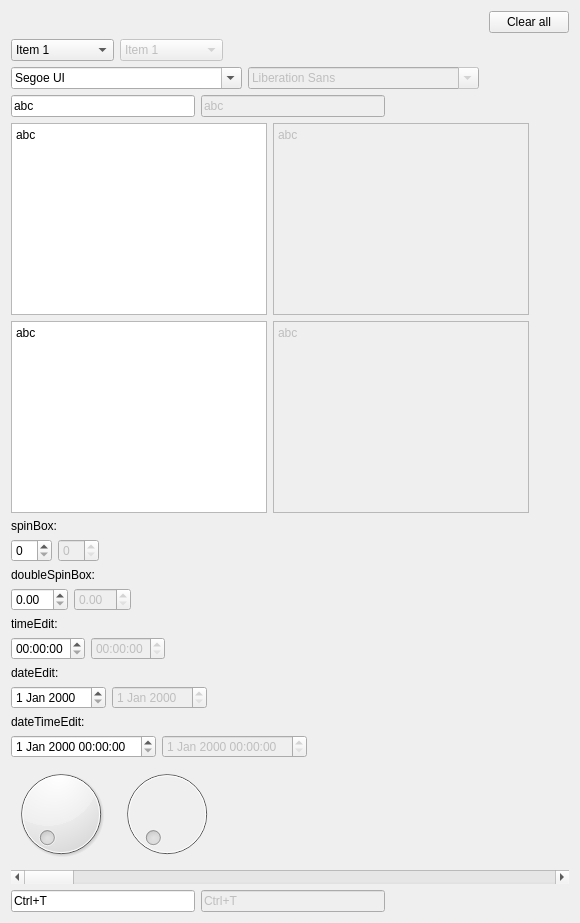
      <widget class="QWidget" name="tab_8">
       <attribute name="title">
        <string notr="true">Input Widgets</string>
       </attribute>
       <layout class="QVBoxLayout" name="verticalLayout">
        <item>
         <layout class="QHBoxLayout" name="horizontalLayout_16">
          <item>
           <spacer name="horizontalSpacer_11">
            <property name="orientation">
             <enum>Qt::Horizontal</enum>
            </property>
            <property name="sizeHint" stdset="0">
             <size>
              <width>40</width>
              <height>20</height>
             </size>
            </property>
           </spacer>
          </item>
          <item>
           <widget class="QPushButton" name="pushButton_3">
            <property name="text">
             <string notr="true">Clear all</string>
            </property>
           </widget>
          </item>
         </layout>
        </item>
        <item>
         <layout class="QHBoxLayout" name="horizontalLayout_15">
          <item>
           <widget class="QComboBox" name="comboBox">
            <item>
             <property name="text">
              <string notr="true">Item 1</string>
             </property>
            </item>
            <item>
             <property name="text">
              <string notr="true">Item 2</string>
             </property>
            </item>
            <item>
             <property name="text">
              <string notr="true">Item 3</string>
             </property>
            </item>
            <item>
             <property name="text">
              <string notr="true">Item 4</string>
             </property>
            </item>
            <item>
             <property name="text">
              <string notr="true">Item Disabled</string>
             </property>
            </item>
           </widget>
          </item>
          <item>
           <widget class="QComboBox" name="comboBox_2">
            <property name="enabled">
             <bool>false</bool>
            </property>
            <item>
             <property name="text">
              <string notr="true">Item 1</string>
             </property>
            </item>
            <item>
             <property name="text">
              <string notr="true">Item 2</string>
             </property>
            </item>
            <item>
             <property name="text">
              <string notr="true">Item 3</string>
             </property>
            </item>
            <item>
             <property name="text">
              <string notr="true">Item 4</string>
             </property>
            </item>
            <item>
             <property name="text">
              <string notr="true">Item Disabled</string>
             </property>
            </item>
           </widget>
          </item>
          <item>
           <spacer name="horizontalSpacer_19">
            <property name="orientation">
             <enum>Qt::Horizontal</enum>
            </property>
            <property name="sizeHint" stdset="0">
             <size>
              <width>40</width>
              <height>20</height>
             </size>
            </property>
           </spacer>
          </item>
         </layout>
        </item>
        <item>
         <layout class="QHBoxLayout" name="horizontalLayout_14">
          <item>
           <widget class="QFontComboBox" name="fontComboBox">
            <property name="currentText">
             <string notr="true">Segoe UI</string>
            </property>
           </widget>
          </item>
          <item>
           <widget class="QFontComboBox" name="fontComboBox_2">
            <property name="enabled">
             <bool>false</bool>
            </property>
           </widget>
          </item>
          <item>
           <spacer name="horizontalSpacer_20">
            <property name="orientation">
             <enum>Qt::Horizontal</enum>
            </property>
            <property name="sizeHint" stdset="0">
             <size>
              <width>40</width>
              <height>20</height>
             </size>
            </property>
           </spacer>
          </item>
         </layout>
        </item>
        <item>
         <layout class="QHBoxLayout" name="horizontalLayout_13">
          <item>
           <widget class="QLineEdit" name="lineEdit">
            <property name="text">
             <string notr="true">abc</string>
            </property>
            <property name="placeholderText">
             <string notr="true">lineEdit</string>
            </property>
           </widget>
          </item>
          <item>
           <widget class="QLineEdit" name="lineEdit_2">
            <property name="enabled">
             <bool>false</bool>
            </property>
            <property name="text">
             <string notr="true">abc</string>
            </property>
            <property name="placeholderText">
             <string notr="true">Disabled lineEdit</string>
            </property>
           </widget>
          </item>
          <item>
           <spacer name="horizontalSpacer_21">
            <property name="orientation">
             <enum>Qt::Horizontal</enum>
            </property>
            <property name="sizeHint" stdset="0">
             <size>
              <width>40</width>
              <height>20</height>
             </size>
            </property>
           </spacer>
          </item>
         </layout>
        </item>
        <item>
         <layout class="QHBoxLayout" name="horizontalLayout_12">
          <item>
           <widget class="QTextEdit" name="textEdit">
            <property name="html">
             <string notr="true">&lt;!DOCTYPE HTML PUBLIC &quot;-//W3C//DTD HTML 4.0//EN&quot; &quot;http://www.w3.org/TR/REC-html40/strict.dtd&quot;&gt;
&lt;html&gt;&lt;head&gt;&lt;meta name=&quot;qrichtext&quot; content=&quot;1&quot; /&gt;&lt;meta charset=&quot;utf-8&quot; /&gt;&lt;style type=&quot;text/css&quot;&gt;
p, li { white-space: pre-wrap; }
&lt;/style&gt;&lt;/head&gt;&lt;body style=&quot; font-family:'Segoe UI'; font-size:9pt; font-weight:400; font-style:normal;&quot;&gt;
&lt;p style=&quot; margin-top:0px; margin-bottom:0px; margin-left:0px; margin-right:0px; -qt-block-indent:0; text-indent:0px;&quot;&gt;abc&lt;/p&gt;&lt;/body&gt;&lt;/html&gt;</string>
            </property>
            <property name="placeholderText">
             <string notr="true">textEdit</string>
            </property>
           </widget>
          </item>
          <item>
           <widget class="QTextEdit" name="textEdit_2">
            <property name="enabled">
             <bool>false</bool>
            </property>
            <property name="html">
             <string notr="true">&lt;!DOCTYPE HTML PUBLIC &quot;-//W3C//DTD HTML 4.0//EN&quot; &quot;http://www.w3.org/TR/REC-html40/strict.dtd&quot;&gt;
&lt;html&gt;&lt;head&gt;&lt;meta name=&quot;qrichtext&quot; content=&quot;1&quot; /&gt;&lt;meta charset=&quot;utf-8&quot; /&gt;&lt;style type=&quot;text/css&quot;&gt;
p, li { white-space: pre-wrap; }
&lt;/style&gt;&lt;/head&gt;&lt;body style=&quot; font-family:'Segoe UI'; font-size:9pt; font-weight:400; font-style:normal;&quot;&gt;
&lt;p style=&quot; margin-top:0px; margin-bottom:0px; margin-left:0px; margin-right:0px; -qt-block-indent:0; text-indent:0px;&quot;&gt;abc&lt;/p&gt;&lt;/body&gt;&lt;/html&gt;</string>
            </property>
            <property name="placeholderText">
             <string notr="true">Disabled textEdit</string>
            </property>
           </widget>
          </item>
          <item>
           <spacer name="horizontalSpacer_22">
            <property name="orientation">
             <enum>Qt::Horizontal</enum>
            </property>
            <property name="sizeHint" stdset="0">
             <size>
              <width>40</width>
              <height>20</height>
             </size>
            </property>
           </spacer>
          </item>
         </layout>
        </item>
        <item>
         <layout class="QHBoxLayout" name="horizontalLayout_11">
          <item>
           <widget class="QPlainTextEdit" name="plainTextEdit">
            <property name="plainText">
             <string notr="true">abc</string>
            </property>
            <property name="placeholderText">
             <string notr="true">plainTextEdit</string>
            </property>
           </widget>
          </item>
          <item>
           <widget class="QPlainTextEdit" name="plainTextEdit_2">
            <property name="enabled">
             <bool>false</bool>
            </property>
            <property name="plainText">
             <string notr="true">abc</string>
            </property>
            <property name="placeholderText">
             <string notr="true">Disabled plainTextEdit</string>
            </property>
           </widget>
          </item>
          <item>
           <spacer name="horizontalSpacer_23">
            <property name="orientation">
             <enum>Qt::Horizontal</enum>
            </property>
            <property name="sizeHint" stdset="0">
             <size>
              <width>40</width>
              <height>20</height>
             </size>
            </property>
           </spacer>
          </item>
         </layout>
        </item>
        <item>
         <widget class="QLabel" name="label_3">
          <property name="text">
           <string notr="true">spinBox:</string>
          </property>
         </widget>
        </item>
        <item>
         <layout class="QHBoxLayout" name="horizontalLayout_6">
          <item>
           <widget class="QSpinBox" name="spinBox"/>
          </item>
          <item>
           <widget class="QSpinBox" name="spinBox_2">
            <property name="enabled">
             <bool>false</bool>
            </property>
           </widget>
          </item>
          <item>
           <spacer name="horizontalSpacer_6">
            <property name="orientation">
             <enum>Qt::Horizontal</enum>
            </property>
            <property name="sizeHint" stdset="0">
             <size>
              <width>40</width>
              <height>20</height>
             </size>
            </property>
           </spacer>
          </item>
         </layout>
        </item>
        <item>
         <widget class="QLabel" name="label_4">
          <property name="text">
           <string notr="true">doubleSpinBox:</string>
          </property>
         </widget>
        </item>
        <item>
         <layout class="QHBoxLayout" name="horizontalLayout_7">
          <item>
           <widget class="QDoubleSpinBox" name="doubleSpinBox"/>
          </item>
          <item>
           <widget class="QDoubleSpinBox" name="doubleSpinBox_2">
            <property name="enabled">
             <bool>false</bool>
            </property>
           </widget>
          </item>
          <item>
           <spacer name="horizontalSpacer_7">
            <property name="orientation">
             <enum>Qt::Horizontal</enum>
            </property>
            <property name="sizeHint" stdset="0">
             <size>
              <width>40</width>
              <height>20</height>
             </size>
            </property>
           </spacer>
          </item>
         </layout>
        </item>
        <item>
         <widget class="QLabel" name="label_5">
          <property name="text">
           <string notr="true">timeEdit:</string>
          </property>
         </widget>
        </item>
        <item>
         <layout class="QHBoxLayout" name="horizontalLayout_8">
          <item>
           <widget class="QTimeEdit" name="timeEdit"/>
          </item>
          <item>
           <widget class="QTimeEdit" name="timeEdit_2">
            <property name="enabled">
             <bool>false</bool>
            </property>
           </widget>
          </item>
          <item>
           <spacer name="horizontalSpacer_8">
            <property name="orientation">
             <enum>Qt::Horizontal</enum>
            </property>
            <property name="sizeHint" stdset="0">
             <size>
              <width>40</width>
              <height>20</height>
             </size>
            </property>
           </spacer>
          </item>
         </layout>
        </item>
        <item>
         <widget class="QLabel" name="label_6">
          <property name="text">
           <string notr="true">dateEdit:</string>
          </property>
         </widget>
        </item>
        <item>
         <layout class="QHBoxLayout" name="horizontalLayout_9">
          <item>
           <widget class="QDateEdit" name="dateEdit"/>
          </item>
          <item>
           <widget class="QDateEdit" name="dateEdit_2">
            <property name="enabled">
             <bool>false</bool>
            </property>
           </widget>
          </item>
          <item>
           <spacer name="horizontalSpacer_9">
            <property name="orientation">
             <enum>Qt::Horizontal</enum>
            </property>
            <property name="sizeHint" stdset="0">
             <size>
              <width>40</width>
              <height>20</height>
             </size>
            </property>
           </spacer>
          </item>
         </layout>
        </item>
        <item>
         <widget class="QLabel" name="label_7">
          <property name="text">
           <string notr="true">dateTimeEdit:</string>
          </property>
         </widget>
        </item>
        <item>
         <layout class="QHBoxLayout" name="horizontalLayout_10">
          <item>
           <widget class="QDateTimeEdit" name="dateTimeEdit"/>
          </item>
          <item>
           <widget class="QDateTimeEdit" name="dateTimeEdit_2">
            <property name="enabled">
             <bool>false</bool>
            </property>
           </widget>
          </item>
          <item>
           <spacer name="horizontalSpacer_10">
            <property name="orientation">
             <enum>Qt::Horizontal</enum>
            </property>
            <property name="sizeHint" stdset="0">
             <size>
              <width>40</width>
              <height>20</height>
             </size>
            </property>
           </spacer>
          </item>
         </layout>
        </item>
        <item>
         <layout class="QHBoxLayout" name="horizontalLayout_17">
          <item>
           <widget class="QDial" name="dial"/>
          </item>
          <item>
           <widget class="QDial" name="dial_2">
            <property name="enabled">
             <bool>false</bool>
            </property>
           </widget>
          </item>
          <item>
           <spacer name="horizontalSpacer_24">
            <property name="orientation">
             <enum>Qt::Horizontal</enum>
            </property>
            <property name="sizeHint" stdset="0">
             <size>
              <width>40</width>
              <height>20</height>
             </size>
            </property>
           </spacer>
          </item>
         </layout>
        </item>
        <item>
         <widget class="QScrollBar" name="horizontalScrollBar">
          <property name="orientation">
           <enum>Qt::Horizontal</enum>
          </property>
         </widget>
        </item>
        <item>
         <layout class="QHBoxLayout" name="horizontalLayout_18">
          <item>
           <widget class="QKeySequenceEdit" name="keySequenceEdit">
            <property name="keySequence">
             <string notr="true">Ctrl+T</string>
            </property>
           </widget>
          </item>
          <item>
           <widget class="QKeySequenceEdit" name="keySequenceEdit_2">
            <property name="enabled">
             <bool>false</bool>
            </property>
            <property name="keySequence">
             <string notr="true">Ctrl+T</string>
            </property>
           </widget>
          </item>
          <item>
           <spacer name="horizontalSpacer_25">
            <property name="orientation">
             <enum>Qt::Horizontal</enum>
            </property>
            <property name="sizeHint" stdset="0">
             <size>
              <width>40</width>
              <height>20</height>
             </size>
            </property>
           </spacer>
          </item>
         </layout>
        </item>
       </layout>
      </widget>
